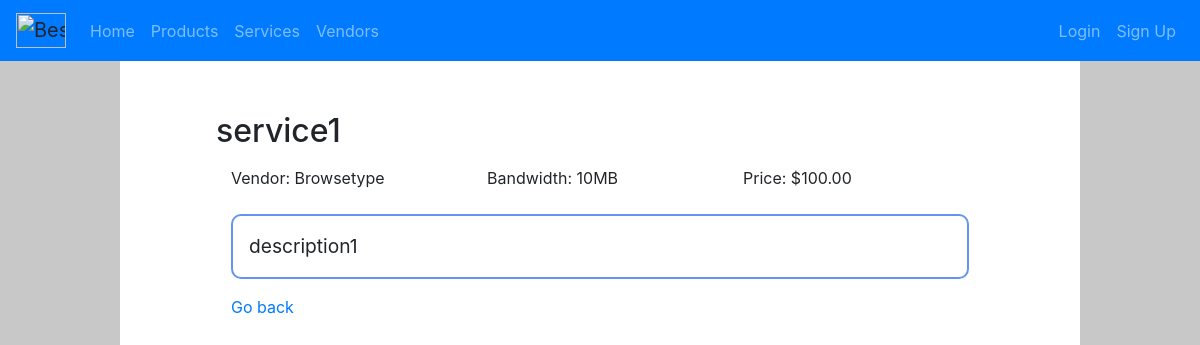
The page /products/services/1/ on the database its author committed.
### products/models.py (models this page shows, shortened)
class Service(models.Model):
    name = models.CharField(max_length=200, null=False)
    price = models.DecimalField(max_digits=10, decimal_places=2, null=False)
    description = models.CharField(max_length=200, null=False)
    bandwidth = models.PositiveIntegerField(null=False, validators=[MinValueValidator(1), MaxValueValidator(100)],)
    vendor = models.ForeignKey(Vendor, verbose_name="vendor", on_delete=models.CASCADE, null=False)
    class Meta:
        ordering = ('name', 'bandwidth',)

class Vendor(models.Model):
    name = models.CharField(max_length=200, null=False)
    address = models.CharField(max_length=200, null=False)
    state = models.CharField(max_length=50, null=False)
    city = models.CharField(max_length=50, null=False)
    email = models.EmailField()
    phone = models.CharField(max_length=12, null=False)
    class Meta:
        ordering = ('name', 'email',)

### products/views.py (the view)
# urls.py: path("services/<int:item_id>/", views.service_item, name='service_item'),
def service_item(request, item_id):
    item = Service.objects.get(id=item_id)
    return render(request, 'service_item.html', {"service":item})

### templates/service_item.html (shortened to what this page needs)
{% extends "base.html" %}
{% block content %}
  <h2>{{ service.name }}</h2>
  <div class="container">
    <div class="row">
      <div class="col-sm">
        Vendor: {{ service.vendor.name }}
      </div>
      <div class="col-sm">
        Bandwidth: {{ service.bandwidth }}MB
      </div>
      <div class="col-sm">
        Price: ${{ service.price }}
      </div>
    </div>
    <br>
    <p id="text-box">{{ service.description }}</p>
    <a href="{{request.META.HTTP_REFERER}}">Go back</a>
  </div>
{% endblock %}

### static/style.css (style rules this page uses)
body { background-color: rgb(200, 200, 200); height: 100%; display: flex; flex-direction: column; padding-top: 16px; }
h2 { margin-bottom: 16px; }
#product, #text-box { padding: 16px; border-style: solid; border-radius: 10px; border-width: 2px; border-color: cornflowerblue; }
#text-box { font-size: larger; }

### rows shown on the page
Service: name "service1", vendor.name "Browsetype", bandwidth "10", price "100.00", description "description1"
